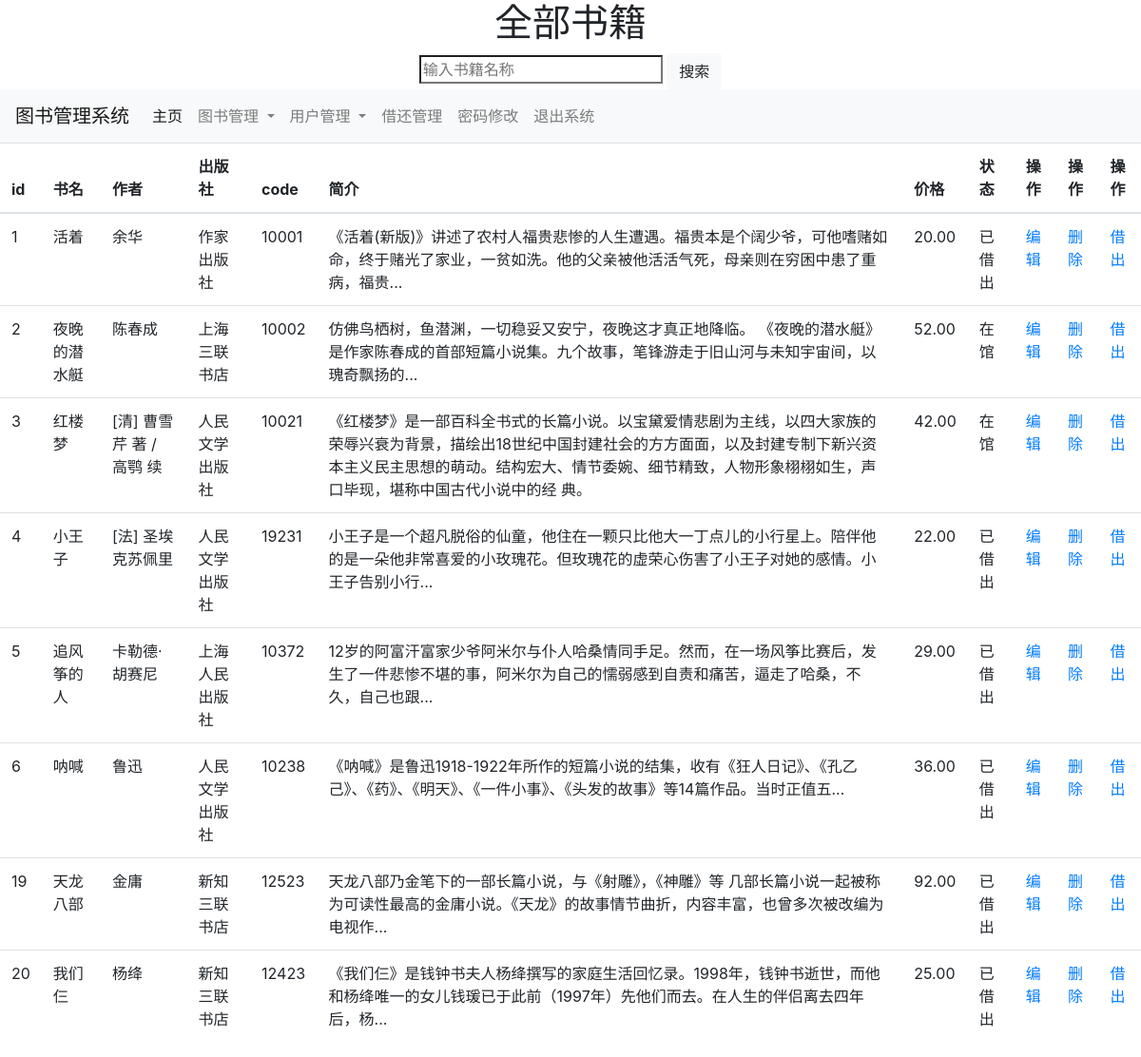
The app's page /admin_book_list.php (signed in) with its own data.
### tables this page shows
CREATE TABLE `book_info` (
  `book_id` int(11) NOT NULL AUTO_INCREMENT,
  `book_name` varchar(255) NOT NULL DEFAULT '',
  `book_Introduction` varchar(255) DEFAULT NULL,
  `book_price` decimal(10,2) DEFAULT NULL,
  `book_code` varchar(100) DEFAULT '',
  `book_chuban` varchar(255) DEFAULT NULL,
  `book_author` varchar(255) DEFAULT NULL,
  `book_status` int(11) DEFAULT 0,
  PRIMARY KEY (`book_id`)
);

### admin_book_list.php (the view, shortened to what this page needs)
<?php
include ('mysql_connection.php');
?>
<!doctype html>
<html lang="en">
<head>
</head>
<body>
<div class="seach">
    <h1>全部书籍</h1>
    <form action="admin_book_search_result.php" method="post">
        <input type="search" name="bookname" placeholder="输入书籍名称">
        <button type="submit" class="btn btn-light">搜索</button>
    </form>
</div>
<?php
include ('admin_header.php');
?>
<div>
    <table class="table table-hover">
        <thead>
        <tr>
            <th scope="col">id</th>
            <th scope="col">书名</th>
            <th scope="col">作者</th>
            <th scope="col">出版社</th>
            <th scope="col">code</th>
            <th scope="col">简介</th>
            <th scope="col">价格</th>
            <th scope="col">状态</th>
            <th scope="col">操作</th>
            <th scope="col">操作</th>
            <th scope="col">操作</th>
        </tr>
        </thead>
        <tbody>
        <?php
            $sql = 'select book_id,book_name,book_author,book_chuban,book_code,book_introduction,book_price,book_status from book_info';
            $result = mysqli_query($link_info,$sql);
        foreach ($result as $row){
            echo "<tr>";
            echo "<td>{$row['book_id']}</td>";
            echo "<td>{$row['book_name']}</td>";
            echo "<td>{$row['book_author']}</td>";
            echo "<td>{$row['book_chuban']}</td>";
            echo "<td>{$row['book_code']}</td>";
            echo "<td>{$row['book_introduction']}</td>";
            echo "<td>{$row['book_price']}</td>";
            if($row['book_status']==0) echo "<td>在馆</td>"; else if($row['book_status']==1) echo "<td>已借出</td>";else  echo "<td>无状态信息</td>";
            echo "<td><a href='admin_book_update.php?id=$row[book_id]' value='$row[book_id]'>编辑</a></td>";
            echo "<td><a href='admin_book_delete.php?id=$row[book_id]' value='$row[book_id]'>删除</a></td>";
            echo "<td><a href='#' value='$row[book_id]'>借出</a></td>";
            echo "</tr>";
        }
        ?>
        </tbody>
    </table>
</div>
</body>
</html>

### admin_header.php (shortened to what this page needs)
<link rel="stylesheet" href="https://cdn.jsdelivr.net/npm/bootstrap@4.5.0/dist/css/bootstrap.min.css">
<div class="header">
    <nav class="navbar navbar-expand-lg navbar-light bg-light">
        <a class="navbar-brand" href="#">图书管理系统</a>
        <div class="collapse navbar-collapse" id="navbarSupportedContent">
            <ul class="navbar-nav mr-auto">
                <li class="nav-item active">
                    <a class="nav-link" href="admin_book_index.php">主页<span class="sr-only">(current)</span></a>
                </li>
                <li class="nav-item dropdown">
                    <a class="nav-link dropdown-toggle" href="#" id="navbarDropdown" role="button" data-toggle="dropdown" aria-haspopup="true" aria-expanded="false">
                        图书管理
                    </a>
                </li>
                <li class="nav-item dropdown">
                    <a class="nav-link dropdown-toggle" href="#" id="navbarDropdown" role="button" data-toggle="dropdown" aria-haspopup="true" aria-expanded="false">
                        用户管理
                    </a>
                </li>
                <li class="nav-item">
                    <a class="nav-link" href="#">借还管理</a>
                </li>
                <li class="nav-item">
                    <a class="nav-link" href="#">密码修改</a>
                </li>
                <li class="nav-item">
                    <a class="nav-link" href="login_out.php">退出系统</a>
                </li>
            </ul>
        </div>
    </nav>
</div>

### admin_book_list.php (style rules this page uses)
.seach { max-width: 400px; margin: auto; text-align: center; }

### records on screen
book_info: book_id "1", book_name "活着", book_author "余华", book_chuban "作家出版社", book_code "10001", book_Introduction "《活着(新版)》讲述了农村人福贵悲惨的人生遭遇。福贵本是个阔少爷，可他嗜赌如命，终于赌光了家业，一贫如洗。他的父亲被他活活气死，母亲则在穷困中患了重病，福贵...", book_price "20.00", book_status "已借出"
book_info: book_id "2", book_name "夜晚的潜水艇", book_author "陈春成", book_chuban "上海三联书店", book_code "10002", book_Introduction "仿佛鸟栖树，鱼潜渊，一切稳妥又安宁，夜晚这才真正地降临。 《夜晚的潜水艇》是作家陈春成的首部短篇小说集。九个故事，笔锋游走于旧山河与未知宇宙间，以瑰奇飘扬的...", book_price "52.00", book_status "在馆"
book_info: book_id "3", book_name "红楼梦", book_author "[清] 曹雪芹 著 / 高鹗 续", book_chuban "人民文学出版社", book_code "10021", book_Introduction "《红楼梦》是一部百科全书式的长篇小说。以宝黛爱情悲剧为主线，以四大家族的荣辱兴衰为背景，描绘出18世纪中国封建社会的方方面面，以及封建专制下新兴资本主义民主思想的萌动。结构宏大、情节委婉、细节精致，人物形象栩栩如生，声口毕现，堪称中国古代小说中的经 典。", book_price "42.00", book_status "在馆"
book_info: book_id "4", book_name "小王子", book_author "[法] 圣埃克苏佩里", book_chuban "人民文学出版社", book_code "19231", book_Introduction "小王子是一个超凡脱俗的仙童，他住在一颗只比他大一丁点儿的小行星上。陪伴他的是一朵他非常喜爱的小玫瑰花。但玫瑰花的虚荣心伤害了小王子对她的感情。小王子告别小行...", book_price "22.00", book_status "已借出"
book_info: book_id "5", book_name "追风筝的人", book_author "卡勒德·胡赛尼", book_chuban "上海人民出版社", book_code "10372", book_Introduction "12岁的阿富汗富家少爷阿米尔与仆人哈桑情同手足。然而，在一场风筝比赛后，发生了一件悲惨不堪的事，阿米尔为自己的懦弱感到自责和痛苦，逼走了哈桑，不久，自己也跟...", book_price "29.00", book_status "已借出"
book_info: book_id "6", book_name "呐喊", book_author "鲁迅", book_chuban "人民文学出版社", book_code "10238", book_Introduction "《呐喊》是鲁迅1918-1922年所作的短篇小说的结集，收有《狂人日记》、《孔乙己》、《药》、《明天》、《一件小事》、《头发的故事》等14篇作品。当时正值五...", book_price "36.00", book_status "已借出"
book_info: book_id "19", book_name "天龙八部", book_author "金庸", book_chuban "新知三联书店", book_code "12523", book_Introduction "天龙八部乃金笔下的一部长篇小说，与《射雕》，《神雕》等 几部长篇小说一起被称为可读性最高的金庸小说。《天龙》的故事情节曲折，内容丰富，也曾多次被改编为电视作...", book_price "92.00", book_status "已借出"
book_info: book_id "20", book_name "我们仨", book_author "杨绛", book_chuban "新知三联书店", book_code "12423", book_Introduction "《我们仨》是钱钟书夫人杨绛撰写的家庭生活回忆录。1998年，钱钟书逝世，而他和杨绛唯一的女儿钱瑗已于此前（1997年）先他们而去。在人生的伴侣离去四年后，杨...", book_price "25.00", book_status "已借出"
